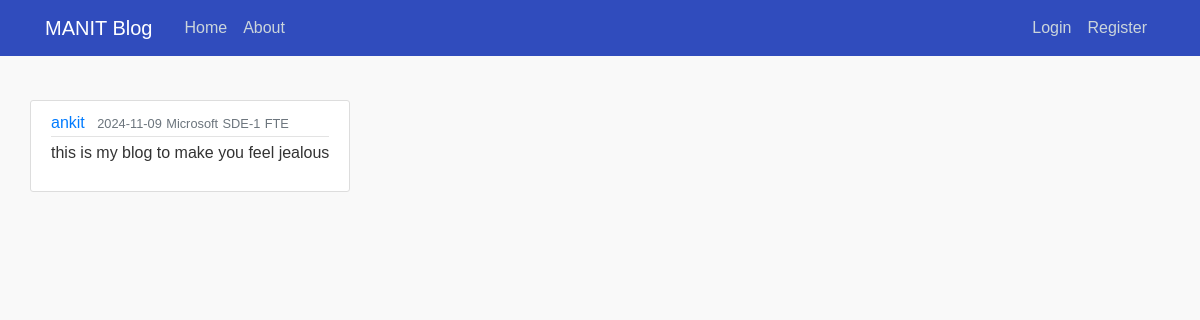
Screenshot of /post/2 with the database file from the repository.
### flaskblog/models.py (models this page shows, shortened)
class User(db.Model, UserMixin):
    id = db.Column(db.Integer, primary_key=True)
    username = db.Column(db.String(20), unique=True, nullable=False)
    name = db.Column(db.String(100), nullable=False)
    email = db.Column(db.String(120), unique=True, nullable=False)
    image_file = db.Column(db.String(20), nullable=False, default='default.jpg')
    password = db.Column(db.String(40), nullable=False)
    posts = db.relationship('Post', backref='author', lazy=True)

class Post(db.Model):
    id = db.Column(db.Integer, primary_key=True)
    title = db.Column(db.String(100), nullable=False)
    branch = db.Column(db.String(100), nullable=False)
    verdict = db.Column(db.String(20), nullable=False)
    type = db.Column(db.String(100), nullable=False)
    interview_date = db.Column(db.String(20), nullable=True)
    date_posted = db.Column(db.DateTime, nullable=False, default=datetime.utcnow)
    content = db.Column(db.Text, nullable=False)
    role = db.Column(db.String(100), nullable=False)
    round = db.Column(db.String(100), nullable=False)
    user_id = db.Column(db.Integer, db.ForeignKey('user.id'), nullable=False)

### flaskblog/routes.py (the view)
@app.route("/post/<int:post_id>")
def post(post_id):
    post = Post.query.get_or_404(post_id)
    return render_template("post.html", title=post.title, post=post)

### flaskblog/routes.py (called while the page is built)
@app.context_processor
def base():
    form = SearchForm()
    return dict(form=form)

### flaskblog/templates/post.html (shortened to what this page needs)
{% extends "layout.html" %}
{% block content %}
        <article class="media content-section">
          <div class="media-body">
            <div class="article-metadata">
              <a class="mr-2" href="#">{{ post.author.username }}</a>
              <small class="text-muted">{{ post.date_posted.strftime('%Y-%m-%d') }}</small>
                <small class="text-muted">{{post.title}}</small>
                <small class="text-muted">{{post.role}}</small>
                <small class="text-muted">{{post.type}}</small>
            </div>
            <p class="article-content">{{ post.content }}</p>
          </div>
        </article>
{% endblock content %}

### flaskblog/static/main.css (style rules this page uses)
body { color: #333333; margin-top: 5rem; }
.content-section { background: #ffffff; padding: 10px 20px; border: 1px solid #dddddd; border-radius: 3px; margin-bottom: 20px; }
.article-content { white-space: pre-line; }
.article-metadata { padding-bottom: 1px; margin-bottom: 4px; border-bottom: 1px solid #e3e3e3 }
body { font-family: Arial, sans-serif; display: flex; justify-content: center; padding: 20px; background-color: #f9f9f9; }

### rows the page displays
User: author.username "ankit"
Post: date_posted "2024-11-09", title "Microsoft", role "SDE-1", type "FTE", content "this is my blog to make you feel jealous"
